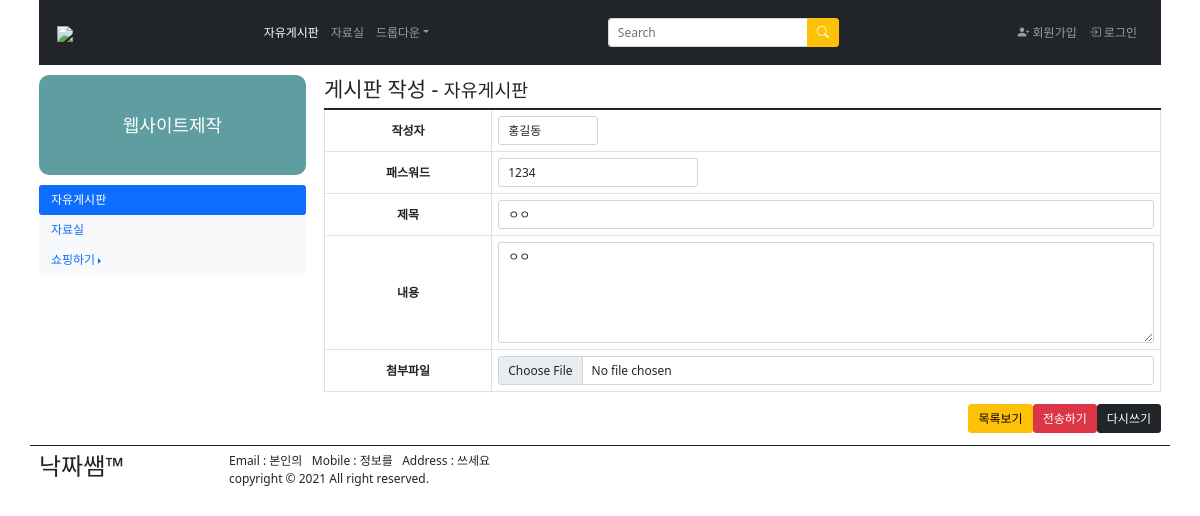
Screenshot of /boardApps/edit/1 with the database file from the repository.
### boardApps/models.py (models this page shows, shortened)
class Post(models.Model):
    user_id = models.CharField(max_length=30)
    passwd = models.CharField(max_length=50)
    titles = models.CharField(max_length=50)
    contents = models.TextField()
    mainphoto = models.ImageField(blank=True, null=True)

### boardApps/views.py (the view)
# urls.py: path('edit/<int:pk>', views.edit, name="edit"),
def edit(request, pk):
    post = Post.objects.get(pk=pk)
    if request.method == 'POST':
        try:
            post.user_id = request.POST['user_id']
            post.titles = request.POST['titles']
            post.passwd = request.POST['passwd']
            post.contents = request.POST['contents']
            post.mainphoto = request.FILES['mainphoto']
            print(os.path.join(settings.MEDIA_ROOT, request.POST['prevphoto']))
            os.remove(os.path.join(settings.MEDIA_ROOT, request.POST['prevphoto']))
        except:
            post.user_id = request.POST['user_id']
            post.titles = request.POST['titles']
            post.passwd = request.POST['passwd']
            post.contents = request.POST['contents']
        post.save()
        return redirect('../view/'+str(pk))
    else:
        return render(request, 'board/edit.html', {'post':post})

### boardApps/templates/board/edit.html (shortened to what this page needs)
<!DOCTYPE html>
<html lang="en">
<head>
    <link href="https://cdn.jsdelivr.net/npm/bootstrap@5.1.2/dist/css/bootstrap.min.css" rel="stylesheet">
    <link rel="stylesheet" href="https://cdn.jsdelivr.net/npm/bootstrap-icons@1.7.1/font/bootstrap-icons.css">
</head>
<body>
<div class="container">
	<div class="row">
        <div class="col-12">
            <nav class="navbar navbar-expand-sm bg-dark navbar-dark">
                <div class="container-fluid">
                    <a class="navbar-brand" href="#">
                        <img src="https://www.ikosmo.co.kr/images/common/logo_center_v2.jpg" style="width: 120px;">
                    </a>
                    <ul class="navbar-nav">
                        <li class="nav-item">
                            <a class="nav-link active" href="#">자유게시판</a>
                        </li>
                        <li class="nav-item">
                            <a class="nav-link" href="#">자료실</a>
                        </li>
                        <li class="nav-item dropdown">
                            <a class="nav-link dropdown-toggle" data-bs-toggle="dropdown" href="#">드롭다운</a>
                        </li>
                    </ul>
                    <form class="mt-3" method="get" action="">
                    <div class="input-group mb-3">
                        <input type="text" class="form-control" placeholder="Search" style="width: 200px;">
                        <button class="btn btn-warning" type="submit">
                            <i class="bi-search" style="font-size: 1rem; color: white;"></i>
                        </button>
                    </div>
                    </form>
                    <ul class="navbar-nav">
                        <li class="nav-item">
                            <a class="nav-link" href="#">
                                <i class="bi-person-plus-fill" style="font-size: 1rem;"></i>
                                회원가입
                            </a>
                        </li>
                        <li class="nav-item">
                            <a class="nav-link" href="#">
                                <i class="bi-box-arrow-in-right" style="font-size: 1rem;"></i>
                                로그인
                            </a>
                        </li>
                    </ul>
                </div>
            </nav>
        </div>
    </div>
    <div class="row">
<div class="col-3">
          <div style="height: 100px;line-height: 100px;text-align: center;background-color: cadetblue;
        border-radius: 10px;margin: 10px 0;font-size: 1.5em;color: #ffffff;">
        웹사이트제작
    </div>
    <ul class="nav nav-pills flex-column">
        <li class="nav-item">
            <a class="nav-link active" href="#">자유게시판</a>
        </li>
        <li class="nav-item bg-light">
            <a class="nav-link" href="#">자료실</a>
        </li>
        <li class="nav-item bg-light dropdown dropend">
            <a class="nav-link dropdown-toggle" data-bs-toggle="dropdown" href="#">쇼핑하기</a>
        </li>
    </ul>
</div>
        <div class="col-9 pt-3">
            <h3>게시판 작성 - <small>자유게시판</small></h3>
            <form method="post" enctype="multipart/form-data" onsubmit="return chk(this)">
                <table class="table table-bordered">
                <colgroup>
                    <col width="20%"/>
                    <col width="*"/>
                </colgroup>
                <tbody>
                    <tr>
                        <th class="text-center"
                            style="vertical-align:middle;">작성자</th>
                        <td>
                            <input type="text" class="form-control" name="user_id"
                                style="width:100px;" value="{{ post.user_id }}" />
                        </td>
                    </tr>
                    <tr>
                        <th class="text-center"
                            style="vertical-align:middle;">패스워드</th>
                        <td>
                            <input type="text" class="form-control" name="passwd"
                                style="width:200px;" value="{{ post.passwd }}" />
                        </td>
                    </tr>
                    <tr>
                        <th class="text-center"
                            style="vertical-align:middle;">제목</th>
                        <td>
                            <input type="text" class="form-control" name="titles" value="{{ post.titles }}"/>
                        </td>
                    </tr>
                    <tr>
                        <th class="text-center"
                            style="vertical-align:middle;">내용</th>
                        <td>
                            <textarea rows="5" class="form-control" name="contents">{{ post.contents }}</textarea>
                        </td>
                    </tr>
                    <tr>
                        <th class="text-center"
                            style="vertical-align:middle;">첨부파일</th>
                        <td>
                            <input type="file" class="form-control" name="mainphoto" id=""/>
                        </td>
                    </tr>
                </tbody>
                </table>
                <div class="row mb-3">
                    <div class="col d-flex justify-content-end">
                        <button type="button" class="btn btn-warning" onclick="location.href='/boardApps/list/';">목록보기</button>
                        <button type="submit" class="btn btn-danger">전송하기</button>
                        <button type="reset" class="btn btn-dark">다시쓰기</button>
                    </div>
                </div>
            </form>
        </div>
    </div>
<div class="row border border-dark border-bottom-0 border-start-0 border-end-0 pt-2">
    <div class="col-2">
          <h2>낙짜쌤&trade;</h2>
    </div>
    <div class="col-10">
          Email : 본인의&nbsp;&nbsp;
          Mobile : 정보를&nbsp;&nbsp;
          Address : 쓰세요
          <br>
          copyright &copy; 2021
          All right reserved.
    </div>
</div>
</div>
</body>
</html>

### boardApps/templates/board/edit.html (style rules this page uses)
div { border:0px solid blueviolet; }
* { font-size: 12px; }

### rows the page displays
Post: user_id "홍길동", passwd "1234", titles "ㅇㅇ", contents "ㅇㅇ"
